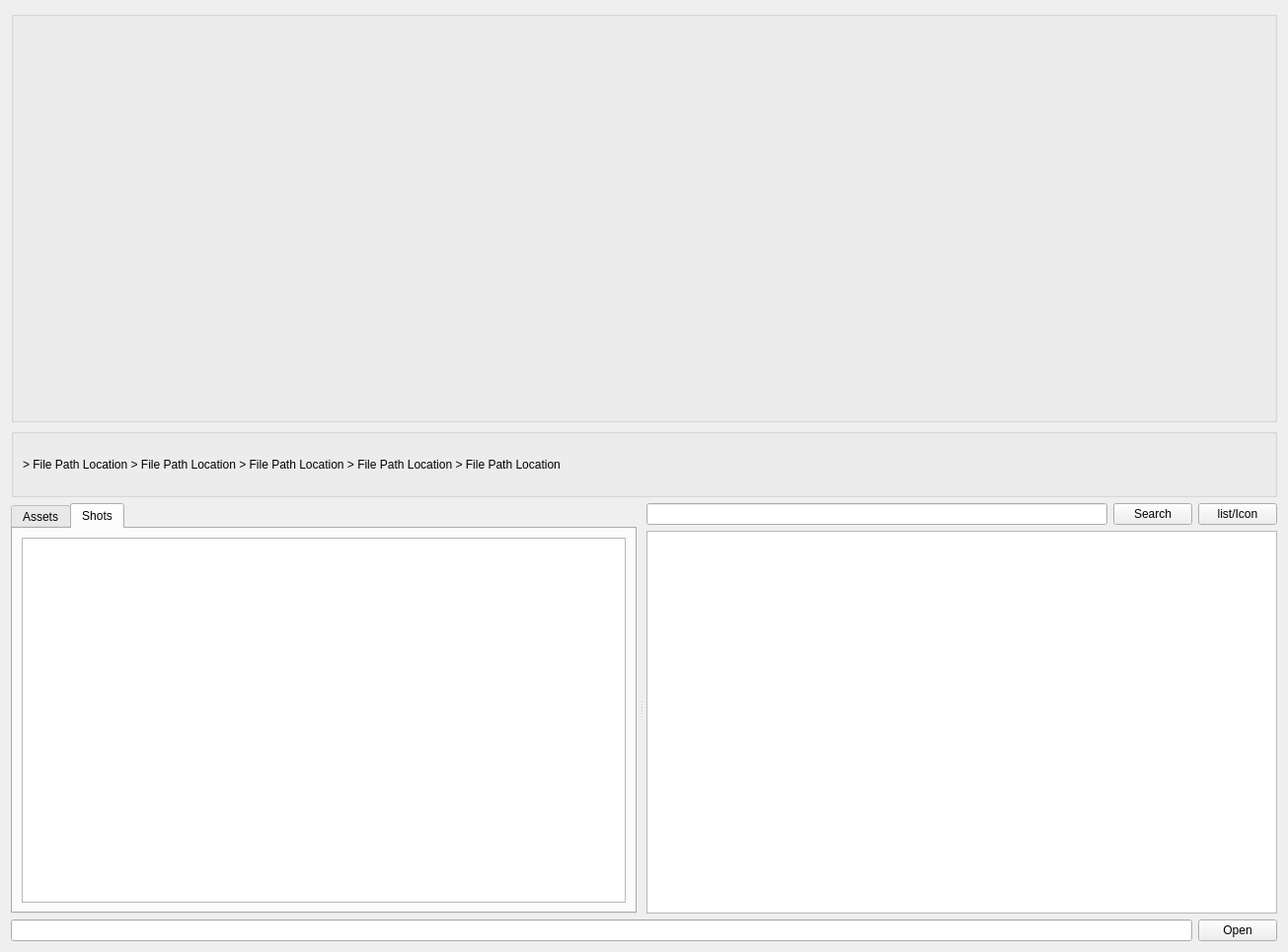
<?xml version="1.0" encoding="UTF-8"?>
<ui version="4.0">
 <class>Form</class>
 <widget class="QWidget" name="Form">
  <property name="geometry">
   <rect>
    <x>0</x>
    <y>0</y>
    <width>1305</width>
    <height>965</height>
   </rect>
  </property>
  <property name="windowTitle">
   <string>File Open</string>
  </property>
  <layout class="QHBoxLayout" name="horizontalLayout_3">
   <item>
    <layout class="QVBoxLayout" name="verticalLayout_2">
     <item>
      <layout class="QVBoxLayout" name="verticalLayout_3">
       <item>
        <widget class="QGroupBox" name="groupBox_2">
         <property name="title">
          <string/>
         </property>
        </widget>
       </item>
      </layout>
     </item>
     <item>
      <widget class="QGroupBox" name="groupBox">
       <property name="sizePolicy">
        <sizepolicy hsizetype="Preferred" vsizetype="Fixed">
         <horstretch>0</horstretch>
         <verstretch>0</verstretch>
        </sizepolicy>
       </property>
       <property name="minimumSize">
        <size>
         <width>0</width>
         <height>70</height>
        </size>
       </property>
       <property name="maximumSize">
        <size>
         <width>16777215</width>
         <height>70</height>
        </size>
       </property>
       <property name="title">
        <string/>
       </property>
       <layout class="QGridLayout" name="gridLayout">
        <item row="0" column="0">
         <widget class="QLabel" name="label">
          <property name="text">
           <string>&gt; File Path Location &gt; File Path Location &gt; File Path Location &gt; File Path Location &gt; File Path Location</string>
          </property>
         </widget>
        </item>
       </layout>
      </widget>
     </item>
     <item>
      <widget class="QSplitter" name="splitter">
       <property name="orientation">
        <enum>Qt::Horizontal</enum>
       </property>
       <property name="handleWidth">
        <number>10</number>
       </property>
       <property name="childrenCollapsible">
        <bool>true</bool>
       </property>
       <widget class="QTabWidget" name="tabWidget">
        <property name="minimumSize">
         <size>
          <width>300</width>
          <height>0</height>
         </size>
        </property>
        <property name="maximumSize">
         <size>
          <width>16777</width>
          <height>16777215</height>
         </size>
        </property>
        <property name="currentIndex">
         <number>1</number>
        </property>
        <widget class="QWidget" name="tab">
         <attribute name="title">
          <string>Assets</string>
         </attribute>
         <layout class="QHBoxLayout" name="horizontalLayout_4">
          <item>
           <widget class="QTreeView" name="treeView"/>
          </item>
         </layout>
        </widget>
        <widget class="QWidget" name="tab_2">
         <attribute name="title">
          <string>Shots</string>
         </attribute>
         <layout class="QHBoxLayout" name="horizontalLayout_5">
          <item>
           <widget class="QTreeView" name="treeView_2"/>
          </item>
         </layout>
        </widget>
       </widget>
       <widget class="QWidget" name="layoutWidget">
        <layout class="QVBoxLayout" name="verticalLayout">
         <item>
          <layout class="QHBoxLayout" name="horizontalLayout">
           <item>
            <widget class="QLineEdit" name="lineEdit_2"/>
           </item>
           <item>
            <widget class="QPushButton" name="pushButton_2">
             <property name="text">
              <string>Search</string>
             </property>
            </widget>
           </item>
           <item>
            <widget class="QPushButton" name="pushButton_3">
             <property name="text">
              <string>list/Icon</string>
             </property>
            </widget>
           </item>
          </layout>
         </item>
         <item>
          <widget class="QListView" name="listView"/>
         </item>
        </layout>
       </widget>
      </widget>
     </item>
     <item>
      <layout class="QHBoxLayout" name="horizontalLayout_2">
       <item>
        <widget class="QLineEdit" name="lineEdit"/>
       </item>
       <item>
        <widget class="QPushButton" name="pushButton">
         <property name="text">
          <string>Open</string>
         </property>
        </widget>
       </item>
      </layout>
     </item>
    </layout>
   </item>
  </layout>
 </widget>
 <resources/>
 <connections/>
</ui>
